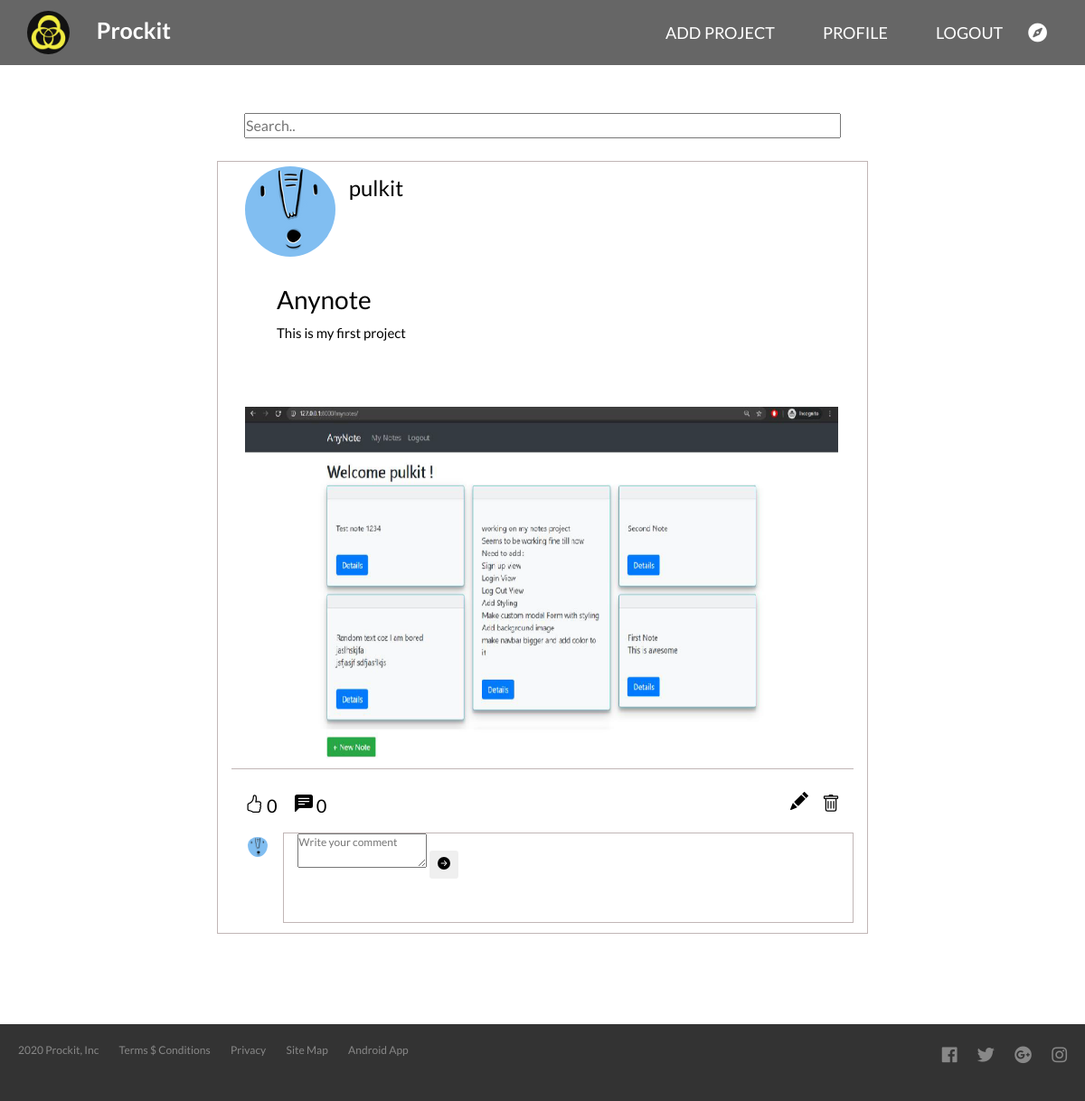
The app's page /posts/pulkit/1/ (signed in), older data.
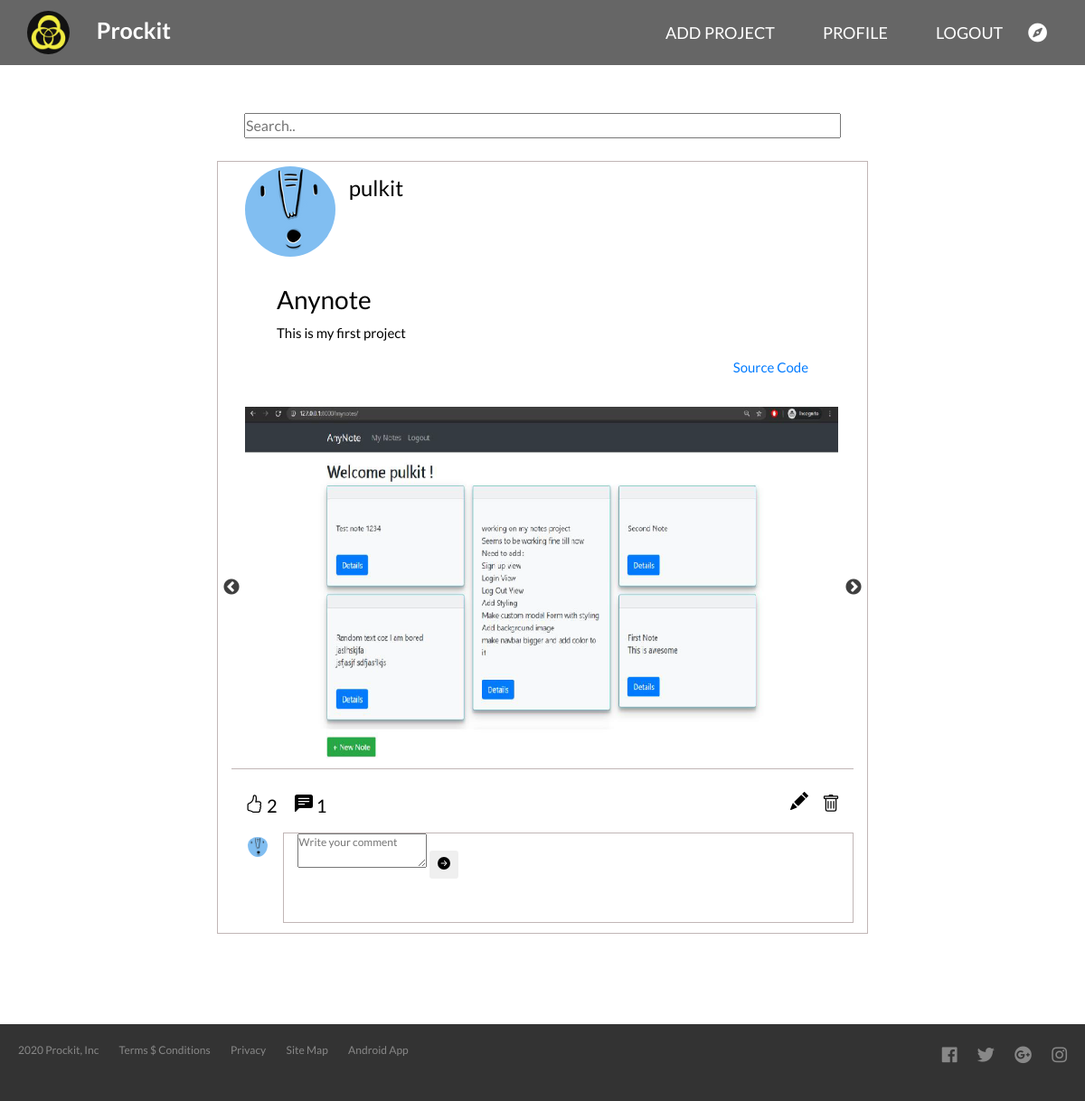
The same page, newer data.
### posts/models.py (models this page shows, shortened)
class Post(models.Model):
    user = models.ForeignKey(User, on_delete=models.CASCADE, related_name='posts')
    created_at = models.DateTimeField(auto_now_add=True)
    modified_at = models.DateTimeField(auto_now=True)
    title = models.CharField(max_length=250, blank=False, null=False)
    description = models.TextField(blank=False, null=False)
    code_link = models.URLField(blank=True, null=True)
    likers = models.ManyToManyField(User, through='PostLike')
    file1 = models.FileField(upload_to='posts/files', null=False, blank=False)
    file2 = models.FileField(upload_to='posts/files', null=True, blank=True)
    file3 = models.FileField(upload_to='posts/files', null=True, blank=True)
    def total_likes(self):
        return self.likers.count()
    def filetype1(self):
        if self.file1 is not None and self.file1 != '':
            name, extension = os.path.splitext(self.file1.name)
            extension = extension.lstrip('.')
            video_extentions = ['mp4', 'mov', 'mkv', 'ogg', 'webm', 'wmv', 'mpeg']
            img_extention = ['apng', 'png', 'avif', 'gif', 'jpg', 'jpeg', 'jfif', 'svg', 'webp']
            if extension in video_extentions:
                return 'video'
            elif extension in img_extention:
                return 'img'
            else:
                return None
        else:
            return None
    def filetype2(self):
        if self.file2 is not None and self.file2 != '':
            name, extension = os.path.splitext(self.file2.name)
            extension = extension.lstrip('.')
            video_extentions = ['mp4', 'mov', 'mkv', 'ogg', 'webm', 'wmv', 'mpeg']
            img_extention = ['apng', 'png', 'avif', 'gif', 'jpg', 'jpeg', 'jfif', 'svg', 'webp']
            if extension in video_extentions:
                return 'video'
            elif extension in img_extention:
                return 'img'
            else:
                return None
        else:
            return None
    def filetype3(self):
        if self.file3 is not None and self.file3 != '':
            name, extension = os.path.splitext(self.file3.name)
            extension = extension.lstrip('.')
            video_extentions = ['mp4', 'mov', 'mkv', 'ogg', 'webm', 'wmv', 'mpeg']
            img_extention = ['apng', 'png', 'avif', 'gif', 'jpg', 'jpeg', 'jfif', 'svg', 'webp']
            if extension in video_extentions:
                return 'video'
            elif extension in img_extention:
                return 'img'
            else:
                return None
        else:
            return None
    class Meta:
        ordering = ['-created_at']

### posts/views.py (the view)
# urls.py: path('posts/<str:username>/<int:postid>/', views.post_detail, name='post_detail'),
@login_required
def post_detail(request, username, postid):
    if request.method == "GET":
        owner = get_object_or_404(User, username=username)
        post = get_object_or_404(Post, pk=postid, user=owner)
        isowner = request.user.username == username
        comments = post.comments.all()
        context = {'owner': owner, 'post': post, 'isowner': isowner, 'comments': comments}
        return render(request, 'post/post_detail.html', context)

### posts/templates/post/post_detail.html (shortened to what the changed rows need)
<!DOCTYPE html>
{% load static %}
<html>
<head>
    <link rel="stylesheet" type="text/css" href="{% static 'css/pstyle.css' %}">
    <link rel="stylesheet" href="https://maxcdn.bootstrapcdn.com/bootstrap/4.0.0/css/bootstrap.min.css">
    <link rel="stylesheet" href="https://cdnjs.cloudflare.com/ajax/libs/font-awesome/4.7.0/css/font-awesome.min.css">
    <link rel="stylesheet" href="https://use.fontawesome.com/releases/v5.0.8/css/all.css">
    <link rel="stylesheet" type="text/css" href="https://cdnjs.cloudflare.com/ajax/libs/slick-carousel/1.8.1/slick.min.css"/>
    <link rel="stylesheet" type="text/css" href="https://cdnjs.cloudflare.com/ajax/libs/slick-carousel/1.8.1/slick-theme.min.css"/>
<link rel="stylesheet" type="text/css" href="//cdn.jsdelivr.net/npm/slick-carousel@1.8.1/slick/slick.css"/>
</head>
<body>
        <div class="container" style="background-color:white;">
            <div class="col-md-2 col-sm-2 col-xs-2" id="h2">
                <a href="{% url 'posts:accounts_main' username=owner.username %}" style="text-decoration:none">
                </a>
            </div>
            <div class="col-md-10 col-sm-10 col-xs-10" id="h4">
                    <h4>{{ owner.username }}</h4>
            </div>
            <div class="col-md-12 col-sm-12 col-xs-12" id="h33">
                    <h3>{{ post.title|title }}</h3>
                    <p>{{ post.description|linebreaksbr }}</p>
                {% if post.code_link is not None and post.code_link != '' %}
                <a href="{{ post.code_link }}" style="float:right;" target="_blank">Source Code</a>
                {% endif %}
            </div>
            <div class="col-md-12 col-sm-12 col-xs-12" id="h11">
                <div class="autoplay">
                {% with f1=post.filetype1 f2=post.filetype2 f3=post.filetype3 %}
                <div>
                    {% if f1 == 'img' %}
                        <img src="{{ post.file1.url }}" class="img-responsive" alt="project image">
                        {% elif f1 == 'video' %}
                        <video width="100%" height="100%" controls preload="auto">
                            <source src="{{ post.file1.url }}">
                            Video unsupported
                        </video>
                        {% else %}
                            <img src="https://via.placeholder.com/250.webp?text=Image" class="img-responsive" alt="project image">
                    {% endif %}
                </div>
                {% endwith %}
            </div>
            </div>
            <div class="col-md-12 col-sm-12 col-xs-12" id="h41">
                <svg width="1em" height="1em" viewBox="0 0 16 16" class="bi bi-hand-thumbs-up like-btn" fill="currentColor" xmlns="http://www.w3.org/2000/svg" data-id= {{ post.id }} data-href="{% url 'posts:post_like' username=owner.username postid=post.pk %}">
                <path fill-rule="evenodd" d="M6.956 1.745C7.021.81 7.908.087 8.864.325l.261.066c.463.116.874.456 1.012.965.22.816.533 2.511.062 4.51a9.84 9.84 0 0 1 .443-.051c.713-.065 1.669-.072 2.516.21.518.173.994.681 1.2 1.273.184.532.16 1.162-.234 1.733.058.119.103.242.138.363.077.27.113.567.113.856 0 .289-.036.586-.113.856-.039.135-.09.273-.16.404.169.387.107.819-.003 1.148a3.163 3.163 0 0 1-.488.901c.054.152.076.312.076.465 0 .305-.089.625-.253.912C13.1 15.522 12.437 16 11.5 16v-1c.563 0 .901-.272 1.066-.56a.865.865 0 0 0 .121-.416c0-.12-.035-.165-.04-.17l-.354-.354.353-.354c.202-.201.407-.511.505-.804.104-.312.043-.441-.005-.488l-.353-.354.353-.354c.043-.042.105-.14.154-.315.048-.167.075-.37.075-.581 0-.211-.027-.414-.075-.581-.05-.174-.111-.273-.154-.315L12.793 9l.353-.354c.353-.352.373-.713.267-1.02-.122-.35-.396-.593-.571-.652-.653-.217-1.447-.224-2.11-.164a8.907 8.907 0 0 0-1.094.171l-.014.003-.003.001a.5.5 0 0 1-.595-.643 8.34 8.34 0 0 0 .145-4.726c-.03-.111-.128-.215-.288-.255l-.262-.065c-.306-.077-.642.156-.667.518-.075 1.082-.239 2.15-.482 2.85-.174.502-.603 1.268-1.238 1.977-.637.712-1.519 1.41-2.614 1.708-.394.108-.62.396-.62.65v4.002c0 .26.22.515.553.55 1.293.137 1.936.53 2.491.868l.04.025c.27.164.495.296.776.393.277.095.63.163 1.14.163h3.5v1H8c-.605 0-1.07-.081-1.466-.218a4.82 4.82 0 0 1-.97-.484l-.048-.03c-.504-.307-.999-.609-2.068-.722C2.682 14.464 2 13.846 2 13V9c0-.85.685-1.432 1.357-1.615.849-.232 1.574-.787 2.132-1.41.56-.627.914-1.28 1.039-1.639.199-.575.356-1.539.428-2.59z"/>
                </svg>&nbsp;<span id="blikes-{{ post.id }}">{{ post.total_likes }}</span>
                &nbsp;{{ comments|length }}
                {% if isowner %}
                <button type="button"  data-toggle="modal" data-target="#deleteModal" class="deletebutton" id="icon">
                </button>
                <svg width="1em" height="1em" viewBox="0 0 16 16" class="bi bi-pencil-fill" fill="currentColor" xmlns="http://www.w3.org/2000/svg" id="icon" onclick="window.location.href='{% url 'posts:post_edit' username=user.username postid=post.id %}';">
                <path fill-rule="evenodd" d="M12.854.146a.5.5 0 0 0-.707 0L10.5 1.793 14.207 5.5l1.647-1.646a.5.5 0 0 0 0-.708l-3-3zm.646 6.061L9.793 2.5 3.293 9H3.5a.5.5 0 0 1 .5.5v.5h.5a.5.5 0 0 1 .5.5v.5h.5a.5.5 0 0 1 .5.5v.5h.5a.5.5 0 0 1 .5.5v.207l6.5-6.5zm-7.468 7.468A.5.5 0 0 1 6 13.5V13h-.5a.5.5 0 0 1-.5-.5V12h-.5a.5.5 0 0 1-.5-.5V11h-.5a.5.5 0 0 1-.5-.5V10h-.5a.499.499 0 0 1-.175-.032l-.179.178a.5.5 0 0 0-.11.168l-2 5a.5.5 0 0 0 .65.65l5-2a.5.5 0 0 0 .168-.11l.178-.178z"/>
                </svg>
                {% endif %}
            </div>
            <div class="col-md-1 col-sm-1 col-xs-1" id="h21">
                    <img src= "{{ user.profile_pic.url }}">
            </div>
                <form action="{% url 'posts:post_comment' postid=post.pk %}" method="post" class="col-md-11 col-sm-11 col-xs-11 comment-form" id="h22">
                    <textarea autofocus required name="comment" id="commentinput"  placeholder="Write your comment"></textarea>
                    <button type="submit" class="btn btn-sm"></button>
                </form>
        </div>
</body>
</html>

Row changes from the older to the newer data that the page shows:
changed Post "Anynote": total_likes "0" → "2"
Text that changed along with them:
{{ comments|length }}: "0" → "1"
text now shown: "Source Code"
